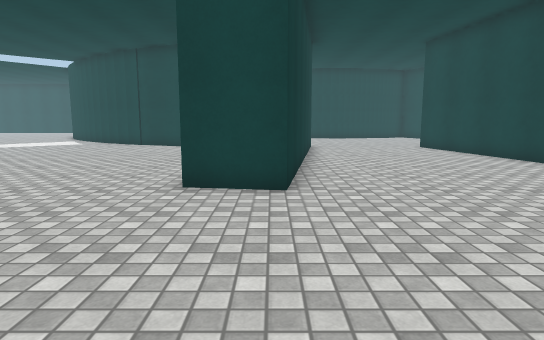
[1] (above)

23 first-person views from a walk through a scene from a Unity 3-D project. The camera is 1.3 m above the floor, tilts 8° down and sees 75° across. Doors are open. The floor is counted in squares, 1 m on a side. Each view is taken from the middle of a square. On the plan, view 1 faces up. The plan holds only what a view shows up to about 15 squares ahead; the rest is blank. The place goes on beyond the plan. The player character is not drawn. Surface patterns are stand-ins for the level's own textures.

[2]
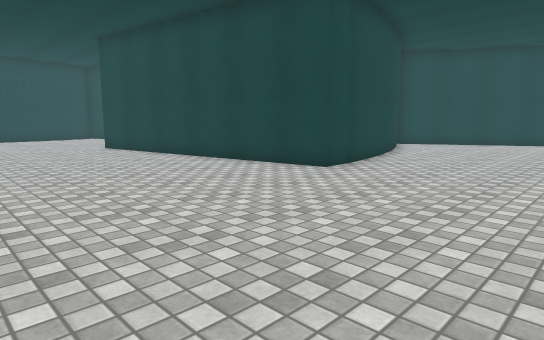

[3]
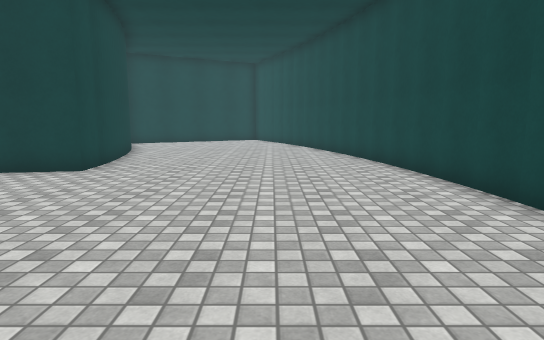

[4]
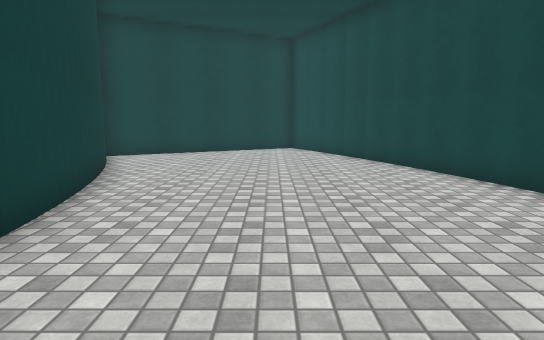

[5]
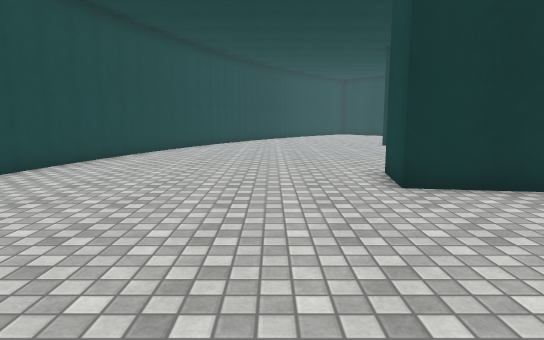

[6]
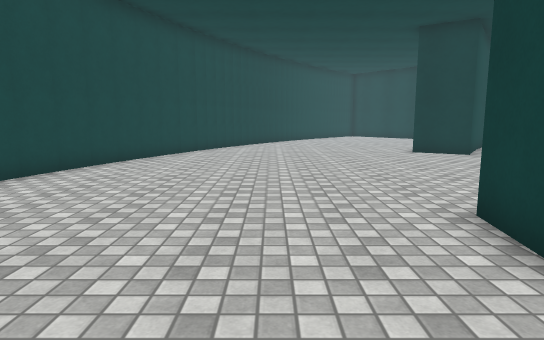

[7]
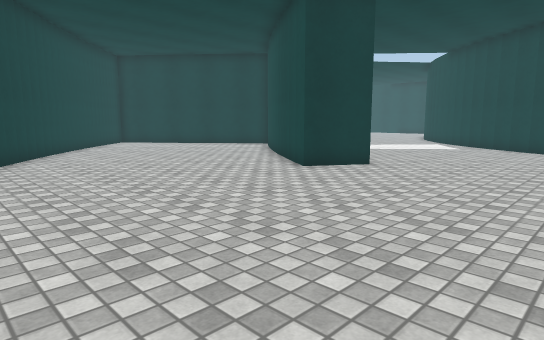

[8]
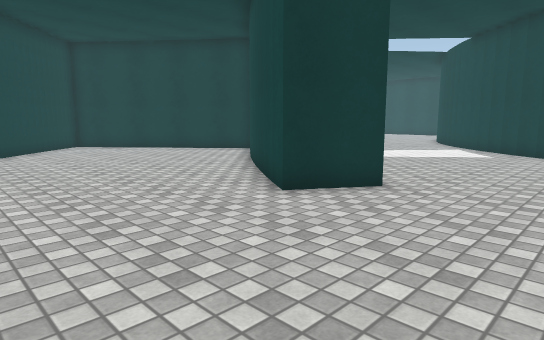

[9]
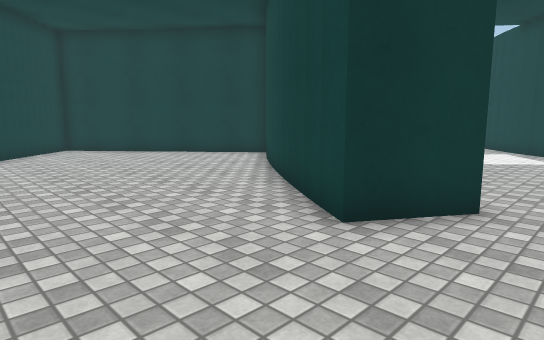

[10]
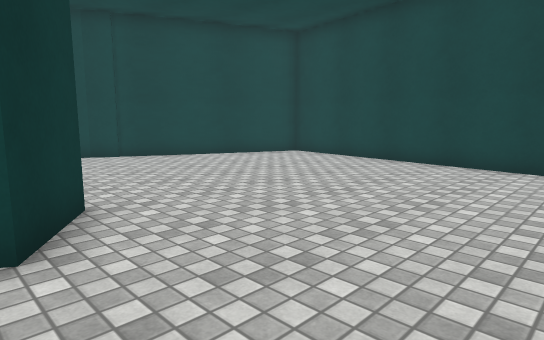

[11]
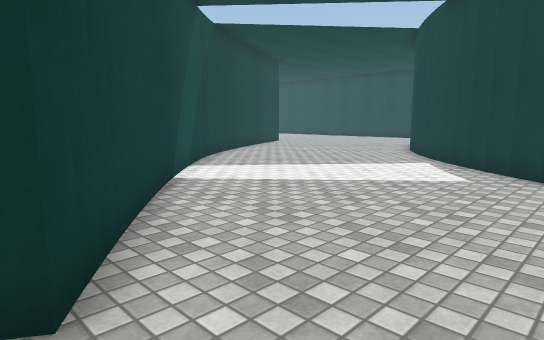

[12]
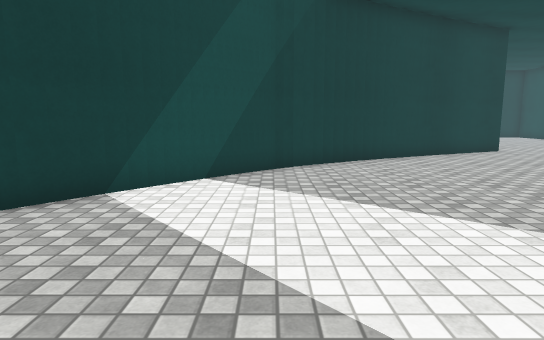

[13]
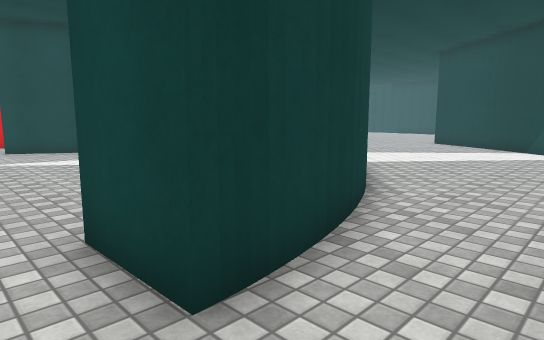

[14]
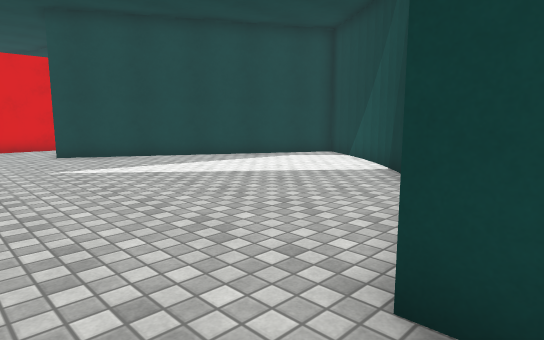

[15]
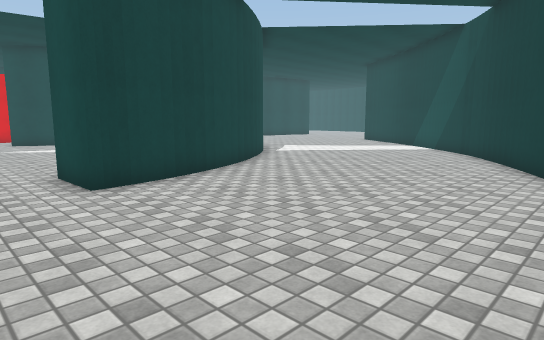

[16]
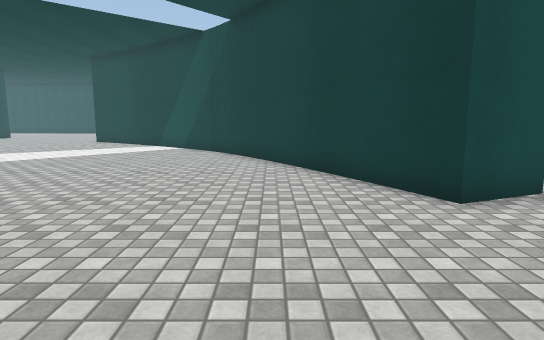

[17]
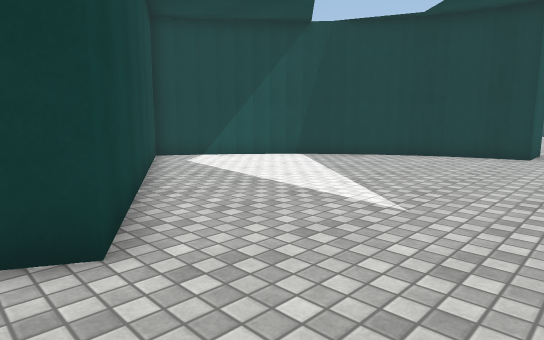

[18]
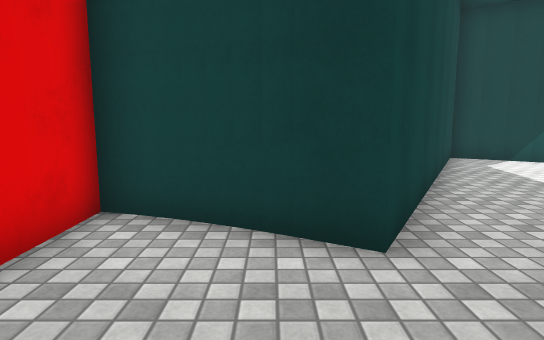

[19]
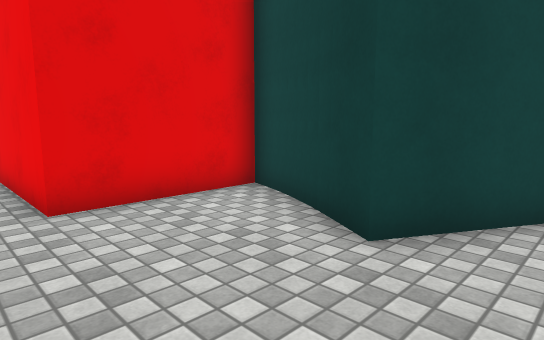

[20]
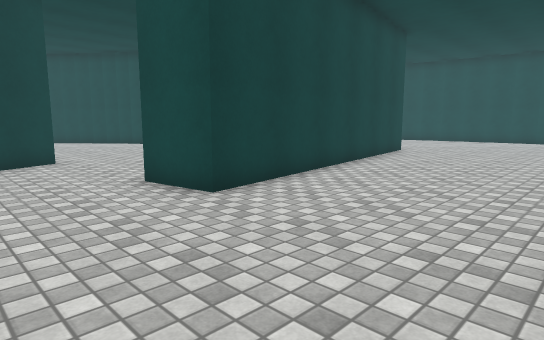

[21]
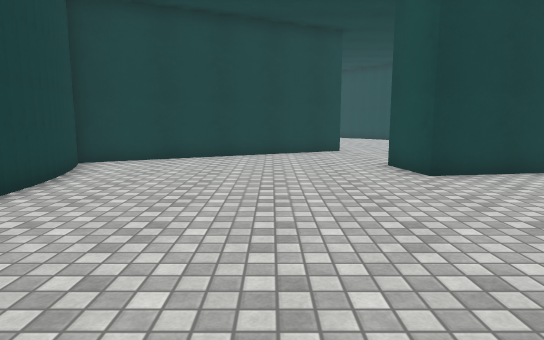

[22]
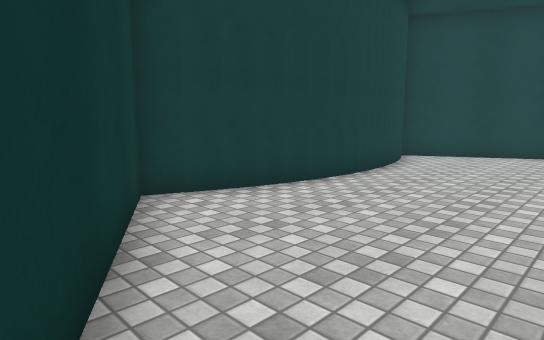

[23]
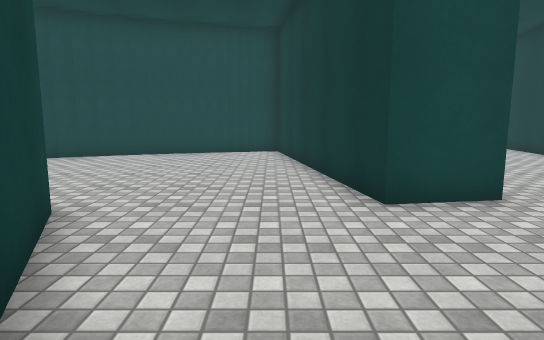

### Floor plan
Points are (right, up) in squares from view 1. A wall is a line through its corners. A room is listed if a view was taken in it or the views show most of it. See-through windows are left out.
Room 1 (views 1, 2, 3, 4, 5, 6, 7, 8, 9, 10, 11, 12, 13, 15, 16, 20, 21, 22, 23)
walls: (1.2, 12.5) (0.9, 10.5); (-1.5, 16.4) (-6.1, 18.5); (-0.8, 16.3) (-1.5, 16.6); (1.4, 14) (1.2, 12.7); (0.9, 10.4) (0.3, 6.5) (-1.8, 6.8); (-1.7, 7.3) (-0.4, 15.9); (-6.1, 18.3) (-7.8, 19.3); (-7.8, 19.1) (-8.7, 19.8); (-8.9, 20) (-11.1, 21.6); (-14, 13.8) (-10.4, 11.5) (-11.5, 9.8) (-15, 12.1); (-11, 21.6) (-12.7, 23.2); (-14.8, 12.1) (-16.3, 13.3); (10.7, 8.1) (12, 8.4); (2.4, 25.9) (1, 26.3); (1.1, 26.3) (-0.3, 26.9) (-2.9, 22.3); (3.7, 25.7) (2.3, 26); (4.3, 25.7) (3.5, 25.8); (-12.5, 23.1) (-13.8, 24.6); (11.9, 8.2) (14.7, 9.1); (-16.7, 13.6) (-17.7, 14.3); (11.2, 6) (9, 5.9) (7.2, 17.3) (9.2, 17.6) (10.6, 8.9); (6.4, 25.8) (4.1, 25.6); (-2, -2.4) (-1.4, -2.5); (-9.3, -0.6) (-1.9, -2.6); (-17.2, 16.6) (-13.8, 13.9); (-12.3, 0.8) (-9.1, -0.5); (7.5, 26) (6.2, 25.8); (-13.6, 24.5) (-14.3, 25.6); (13.4, 6.4) (11, 6.1); (14.1, 18.1) (9.8, 26.9) (8.6, 26.4) (7.3, 26); (14.6, 8.9) (18.8, 10.8); (-18.6, 18.1) (-17.1, 16.7); (5, -3) (9.2, -2.8); (-14.3, 25.5) (-15, 26.9) (-15.5, 28.2); (-19.3, 16.1) (-24.5, 11.8); (-19.6, 19.6) (-18.5, 18); (9.1, -2.6) (11.6, -2.3); (16.3, 7.3) (13.4, 6.5); (-15.5, 28.1) (-15.9, 29.6); (11.5, -2.4) (17.7, -0.7); (-21.8, 6.7) (-20.8, 5.8) (-17.3, 3.6); (18.4, 8.3) (16, 7.4); (-15.9, 29.4) (-16.1, 30.8); (-24.5, 9.1) (-22.1, 6.9); (17.6, -0.7) (22.2, 1.3); (-23.5, 26.3) (-19.7, 19.4); (22.2, 4.8) (19.9, 9); (-24.5, 27.3) (-24, 27.6) (-23.3, 26.2)
ways out: opening at (-17, 32.5) to room 2
Room 2 (views 14, 17, 18, 19)
walls: (-11.7, 25.3) (-9.7, 23.1); (-12.8, 26.9) (-11.6, 25.2); (-13.3, 28) (-12.7, 26.8); (-9.8, 23.2) (-8.1, 21.9); (-13.7, 29) (-13.2, 27.9); (-14, 30.1) (-13.6, 28.9); (-8.3, 21.9) (-6.2, 20.7) (-1.1, 29.6) (0.8, 28.6); (0.7, 28.7) (2.2, 28.1); (2.1, 28.2) (2.5, 28) (2.5, 31.8); (-16.1, 30.8) (-14, 30.8) (-13.9, 29.9)
ways out: opening at (-17, 32.5) to room 1

Positions as (right, up) in squares from view 1, and headings:
1: (0, 0), facing up
2: (1, 0), facing up-right
3: (0, 1), facing right
4: (7, 3), facing right
5: (7, 4), facing left
6: (3, 4), facing left
7: (-5, 2), facing up-left
8: (-7, 5), facing up-left
9: (-9, 6), facing up-left
10: (-12, 6), facing up-right
11: (-8, 11), facing up-left
12: (-9, 18), facing left
13: (-18, 32), facing down-right
14: (-15, 33), facing down-right
15: (-23, 33), facing down-right
16: (-21, 33), facing down
17: (0, 33), facing down-left
18: (0, 33), facing down
19: (-3, 33), facing down-right
20: (2, 21), facing down-right
21: (-1, 21), facing right
22: (-3, 21), facing up-right
23: (11, 23), facing down
